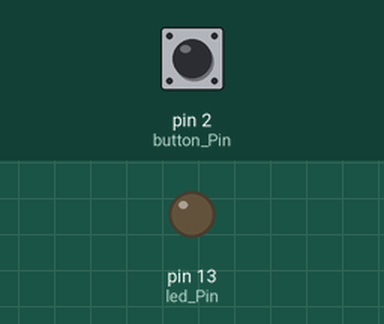
This sketch was run on a simulated Arduino Uno, built with avr-gcc and run on an emulated ATmega328P. Shown: output pins drawn as LEDs (lit = HIGH). The inputs (shaded band) are chosen by the test bench; at power-on: pin 2 (button_Pin) HIGH.

Above: at 1.2 s.
1.3 s: pin 2 (button_Pin) pulled LOW for 0.15 s
At 1.37 s:
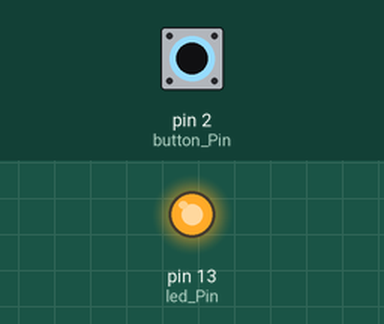
2.9 s: pin 2 (button_Pin) pulled LOW for 3.2 s
At 6.8 s:
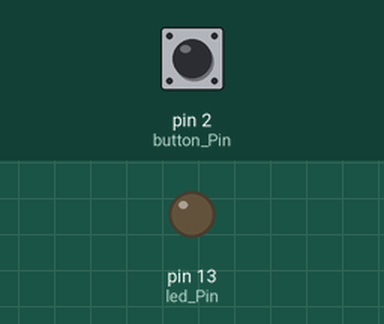
Timing chart, 0 to 8.3 s (numbered marks = the images above; inputs shaded):
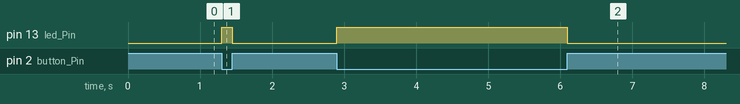

The sketch:

sketch_apr18a.ino
```cpp
// 宣告腳位變數
int led_Pin = 13;      // LED 燈接在腳位 13
int button_Pin = 2;    // 按鈕開關接在腳位 2
int button_state = 0;  // 用來儲存按鈕的目前狀態（HIGH 或 LOW）

void setup() {
  // 設定執行一次的初始化程式

  pinMode(led_Pin, OUTPUT);        // 將 LED 腳位設定為「輸出模式」
  pinMode(button_Pin, INPUT_PULLUP); // 將按鈕腳位設定為「輸入模式」，並啟用內部上拉電阻
  // 上拉電阻的作用是：當按鈕未按下時，腳位會維持在 HIGH 狀態；
  // 當按鈕按下時，腳位會被拉到 LOW 狀態。
}

void loop() {
  // 主程式循環執行（不斷重複執行）

  button_state = digitalRead(button_Pin); // 讀取按鈕目前的狀態（HIGH 或 LOW）

  if (button_state == LOW) {
    // 如果按鈕被按下（LOW）
    digitalWrite(led_Pin, HIGH); // 點亮 LED 燈
  }
  else {
    // 如果按鈕未被按下（HIGH）
    digitalWrite(led_Pin, LOW);  // 關閉 LED 燈
  }
}
```

Measured:
- after the input at 1.3 s, pin 13 (led_Pin): LOW → HIGH at once, → LOW 0.15 s later
- after the input at 2.9 s, pin 13 (led_Pin): LOW → HIGH at once, → LOW 3.2 s later
